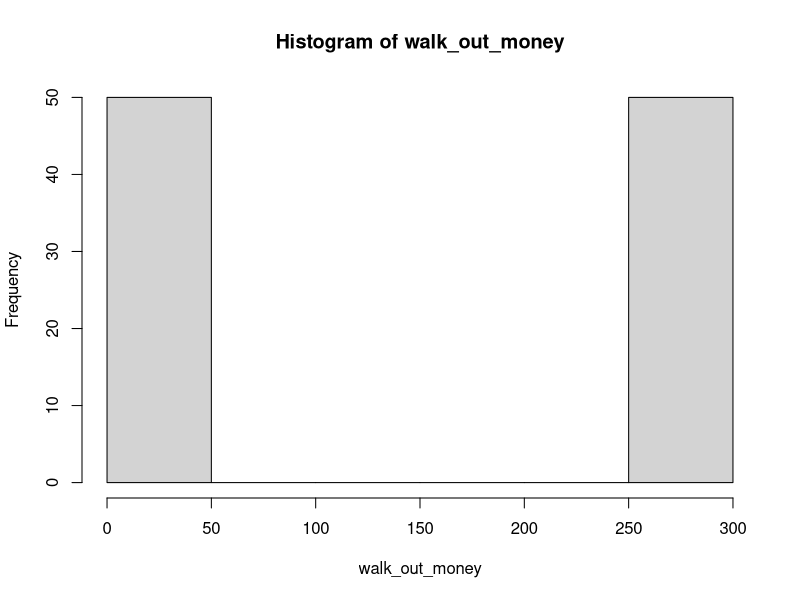
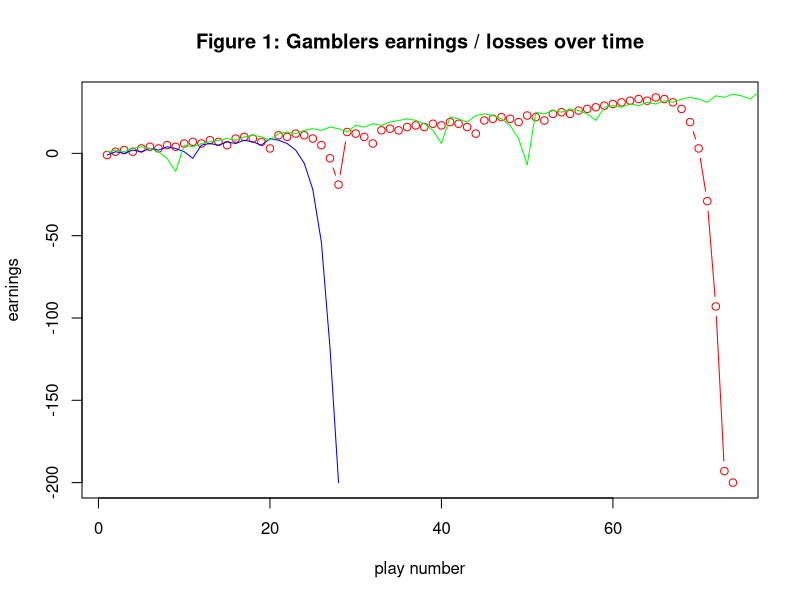
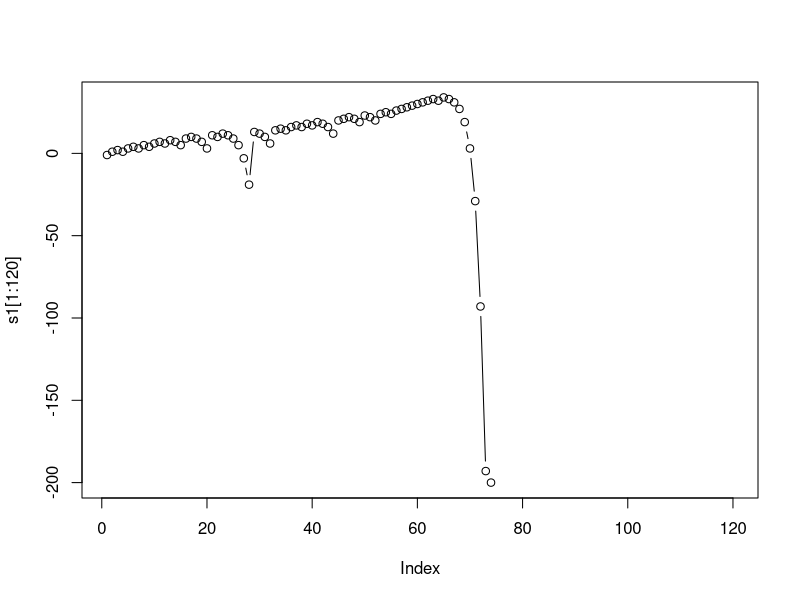
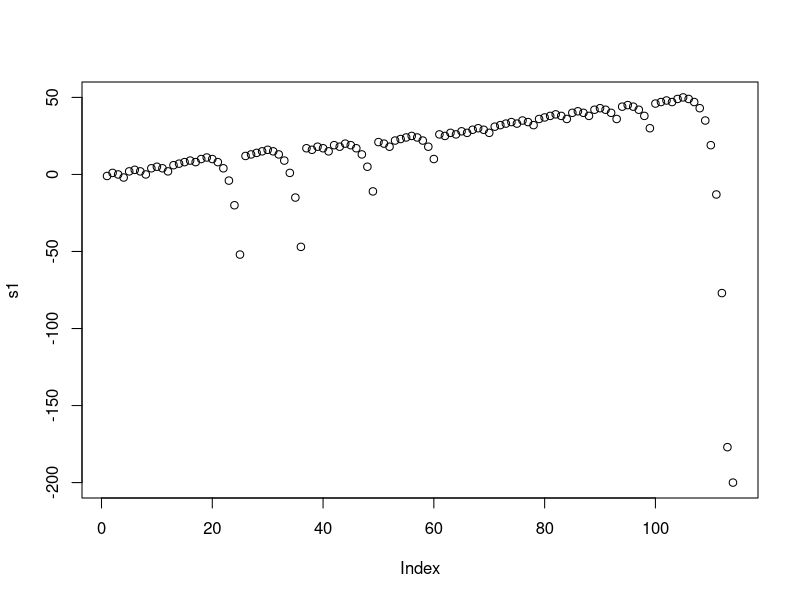
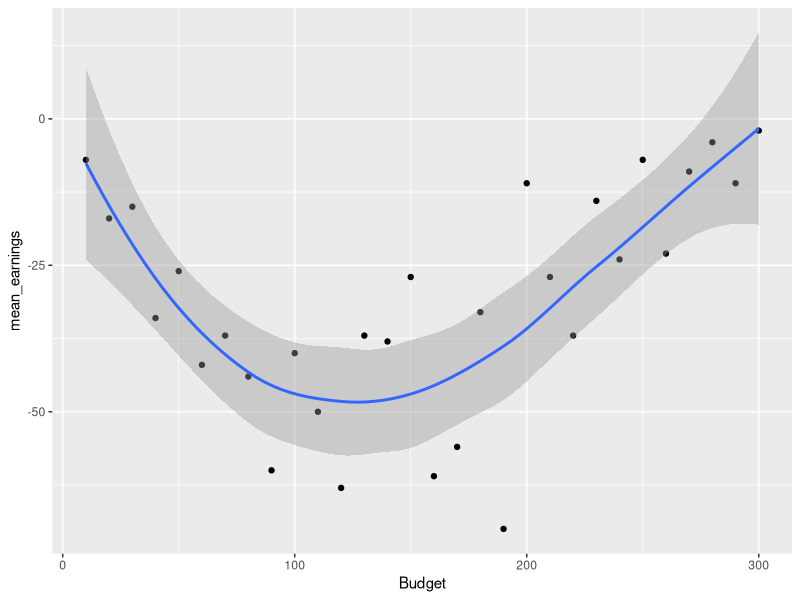
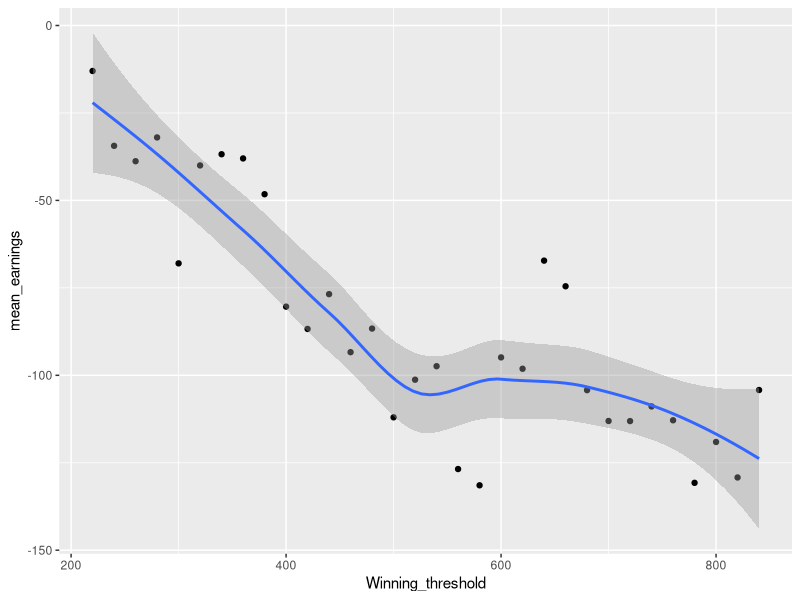
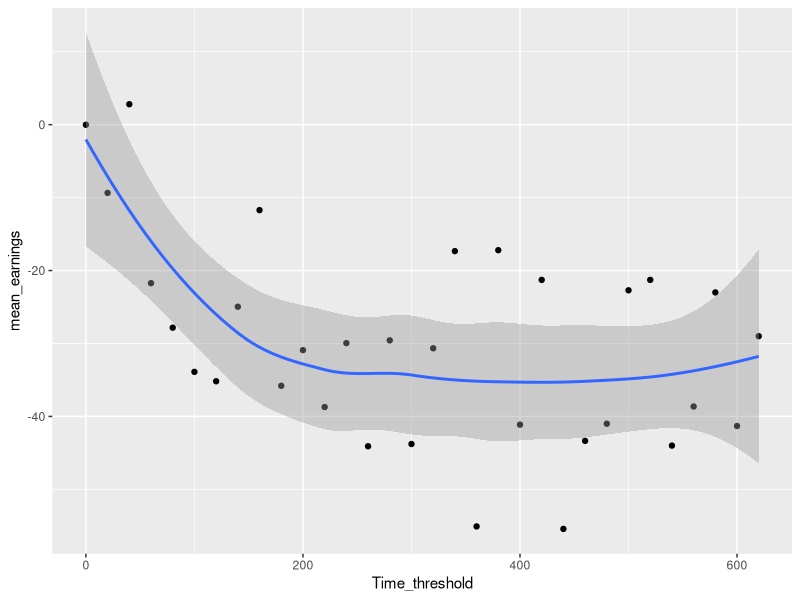
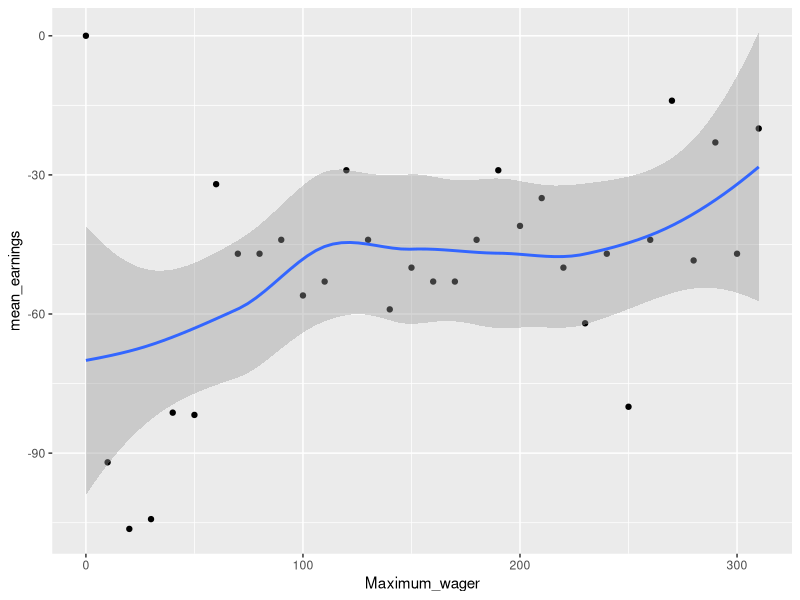

R code for these plots, in order:
## ---- chunk 1
library(magrittr) # needs to be run every time you start R and want to use %>%
library(dplyr)
library(tidyverse)
library(ggplot2)
## ---- chunk 2
#' A single play of the Martingale strategy
#'
#' Takes a state list, spins the roulette wheel, returns the state list with updated values (for example, budget, plays, etc)
#' @param state A list with the following entries: 
#'   B              number, the budget
#'   W              number, the budget threshold for successfully stoping
#'   L              number, the maximum number of plays 
#'   M              number, the casino wager limit
#'   plays          integer, the number of plays executed
#'   previous_wager number, the wager in the previous play (0 at first play)
#'   previous_win   TRUE/FALSE, indicator if the previous play was a win (TRUE at first play)
#' @return The updated state list
## ---- chunk 3
one_play <- function(state){
    #browser() ## what's this?
  
    # Wager
    proposed_wager <- ifelse(state$previous_win, 1, 2*state$previous_wager)
    wager <- min(proposed_wager, state$M, state$B)
    
    # Spin of the wheel
    red <- rbinom(1,1,18/38)
    
    # Update state
    state$plays <- state$plays + 1
    state$previous_wager <- wager
    if(red){
      # WIN
      state$B <- state$B + wager
      state$previous_win <- TRUE
    }else{
      # LOSE
      state$B <- state$B - wager
      state$previous_win <- FALSE
    }
  state
}
## ---- chunk 4
#' Stopping rule
#'
#' Takes the state list and determines if the gambler has to stop
#' @param state A list.  See one_play
#' @return TRUE/FALSE


stop_play <- function(state){
  #browser()
  if(state$B <= 0) return(TRUE)
  if(state$plays >= state$L) return(TRUE)
  if(state$B >= state$W) return(TRUE)
  FALSE
}
## ---- chunk 5
#' Play roulette to either bankruptcy, success, or play limits
#'
#' @param B number, the starting budget
#' @param W number, the budget threshold for successfully stoping
#' @param L number, the maximum number of plays 
#' @param M number, the casino wager limit
#' @return A vector of budget values calculated after each play.
one_series <- function(
    B = 200
  , W = 300
  , L = 1000
  , M = 100
){

  # initial state
  state <- list(
    B = B
  , W = W
  , L = L
  , M = M
  , plays = 0
  , previous_wager = 0
  , previous_win = TRUE
  )
  
  # vector to store budget over series of plays
  budget <- rep(NA, L)
  
  # For loop of plays
  for(i in 1:L){
    new_state <- state %>% one_play
    budget[i] <- new_state$B
    if(new_state %>% stop_play){
      return(budget[1:i])
    }
    state <- new_state
  }
  budget    
}

# helper function
get_last <- function(x) x[length(x)] 

## ---- chunk 6
# Simulation
walk_out_money <- rep(NA, 100)
for(j in seq_along(walk_out_money)){
  walk_out_money[j] <- one_series(B = 200, W = 300, L = 1000, M = 100) %>% get_last
}


# Walk out money distribution
hist(walk_out_money, breaks = 10)

# Estimated probability of walking out with extra cash
mean(walk_out_money > 200)

# Estimated earnings
mean(walk_out_money - 200)
## ---- chunk 7
# Q1
set.seed(2)
earning1 <- one_series(B = 200, W = 300, L = 1000, M = 100) - 200
earning2 <- one_series(B = 200, W = 300, L = 1000, M = 100) - 200
earning3 <- one_series(B = 200, W = 300, L = 1000, M = 100) - 200
plot(earning1, main = "Figure 1: Gamblers earnings / losses over time", xlab = "play number", 
     ylab = "earnings", type ="b", col = "red")
lines(earning2, xlab = "play number", ylab = "earnings", col = "blue")
lines(earning3, xlab = "play number", ylab = "earnings", col = "green")
## ---- chunk 8
# in class code

set.seed(2)
s1 <- one_series(B = 200, W = 300, L = 1000, M = 100) - 200
plot(s1[1:120], type = "b")

set.seed(3)
s1 <- one_series(B = 200, W = 300, L = 1000, M = 100) - 200
plot(s1)

## ---- chunk 9
# change the budget
walk_out_money <- rep(NA, 100)
b <- matrix(nrow = 100, ncol = 30)


# For loop eg:    for (i in 1:100) {...}

for(i in seq(1, 30)){
  for(j in seq_along(walk_out_money)){
    b[j, i] <- (one_series(B= 10*i, W = 300, L = 1000, M = 200) - 10*i) %>% get_last
  }
}

# Estimated earnings
mean_earnings <- colMeans(b)

df1 <- as.data.frame(mean_earnings)
df1["Budget"] <- seq(10,300,10)
df1 %>%
  ggplot(ggtitle("Figure 2: Change the budget"), mapping = aes(x = Budget, y = mean_earnings)) +
  geom_point() +
  geom_smooth()

# plot earnings
#plot(x = seq(10, 300, 10), y = mean_earnings, xlab = "budget", type = "l")

## ---- chunk 10
# change the winning

walk_out_money <- rep(NA, 100)
w <- matrix(nrow = 100, ncol = 32)

for(i in seq(1, 32)){
  for(j in seq_along(walk_out_money)){
    w[j, i] <- one_series(B= 200, W = 200 + 20 * i, L = 1000, M = 200) %>% get_last
  }
}

# Estimated earnings
mean_earnings <- colMeans(w) - 200

df2 <- as.data.frame(mean_earnings)
df2["Winning_threshold"] <- seq(220,840,20)
df2 %>%
  ggplot(mapping = aes(x = Winning_threshold, y = mean_earnings)) +
  geom_point() +
  geom_smooth()

# plot earnings
#plot(mean_earnings)
## ---- chunk 11
# change time threshold
walk_out_money <- rep(NA, 100)
l <- matrix(nrow = 100, ncol = 32)

for(i in seq(1, 32)){
  for(j in seq_along(walk_out_money)){
    l[j, i] <- one_series(B= 200, W = 300, L = 20 * (i-1), M = 200) %>% get_last
  }
}

# Estimated earnings
mean_earnings <- colMeans(l) - 200

df3 <- as.data.frame(mean_earnings)
df3["Time_threshold"] <- seq(0,620,20)
df3 %>%
  ggplot(mapping = aes(x = Time_threshold, y = mean_earnings)) +
  geom_point() +
  geom_smooth()

# plot earnings
#plot(mean_earnings)
## ---- chunk 12
# change max
walk_out_money <- rep(NA, 100)
m <- matrix(nrow = 100, ncol = 32)

for(i in seq(1, 32)){
  for(j in seq_along(walk_out_money)){
    m[j, i] <- one_series(B= 200, W = 300, L = 1000, M = 10 * (i-1)) %>% get_last
  }
}

# Estimated earnings
mean_earnings <- colMeans(m) - 200

df4 <- as.data.frame(mean_earnings)
df4["Maximum_wager"] <- seq(0,310,10)
df4 %>%
  ggplot(mapping = aes(x = Maximum_wager, y = mean_earnings)) +
  geom_point() +
  geom_smooth()

# plot earnings
#plot(mean_earnings)
## ---- chunk 13
# Q4: average number of plays
# Simulation
set.seed(123)
num_play <- function(x) length(x) 

walk_out_play <- rep(NA, 100)
for(j in seq_along(walk_out_play)){
  walk_out_play[j] <- one_series(B = 200, W = 300, L = 1000, M = 100) %>% num_play
}

## num_play, we can easily use length. they are the same

# Walk out play distribution
hist(walk_out_play, breaks = 100)



# Estimated playing times
mean(walk_out_play)

